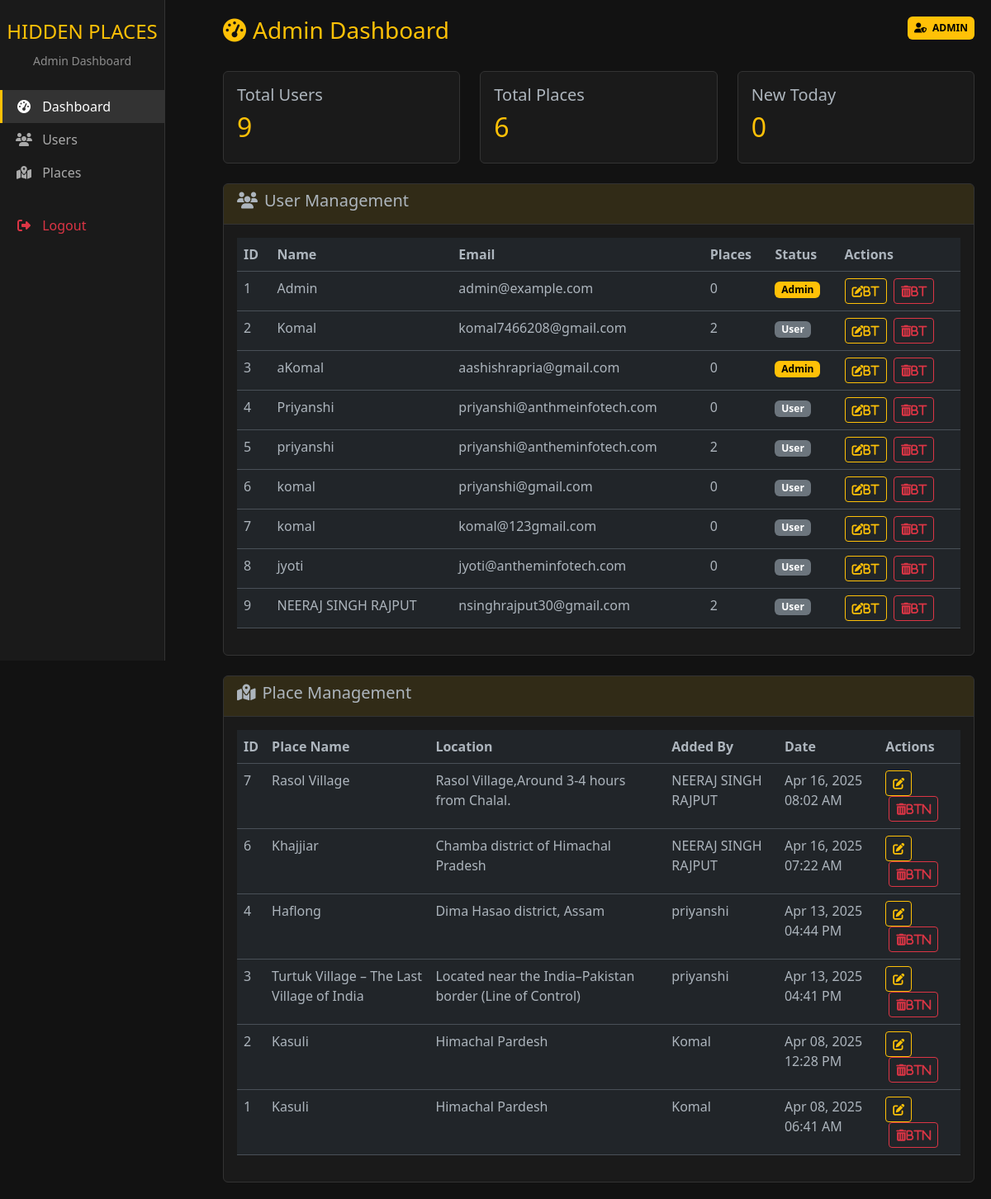
The app's page /admin/dashboard (signed in), older data.
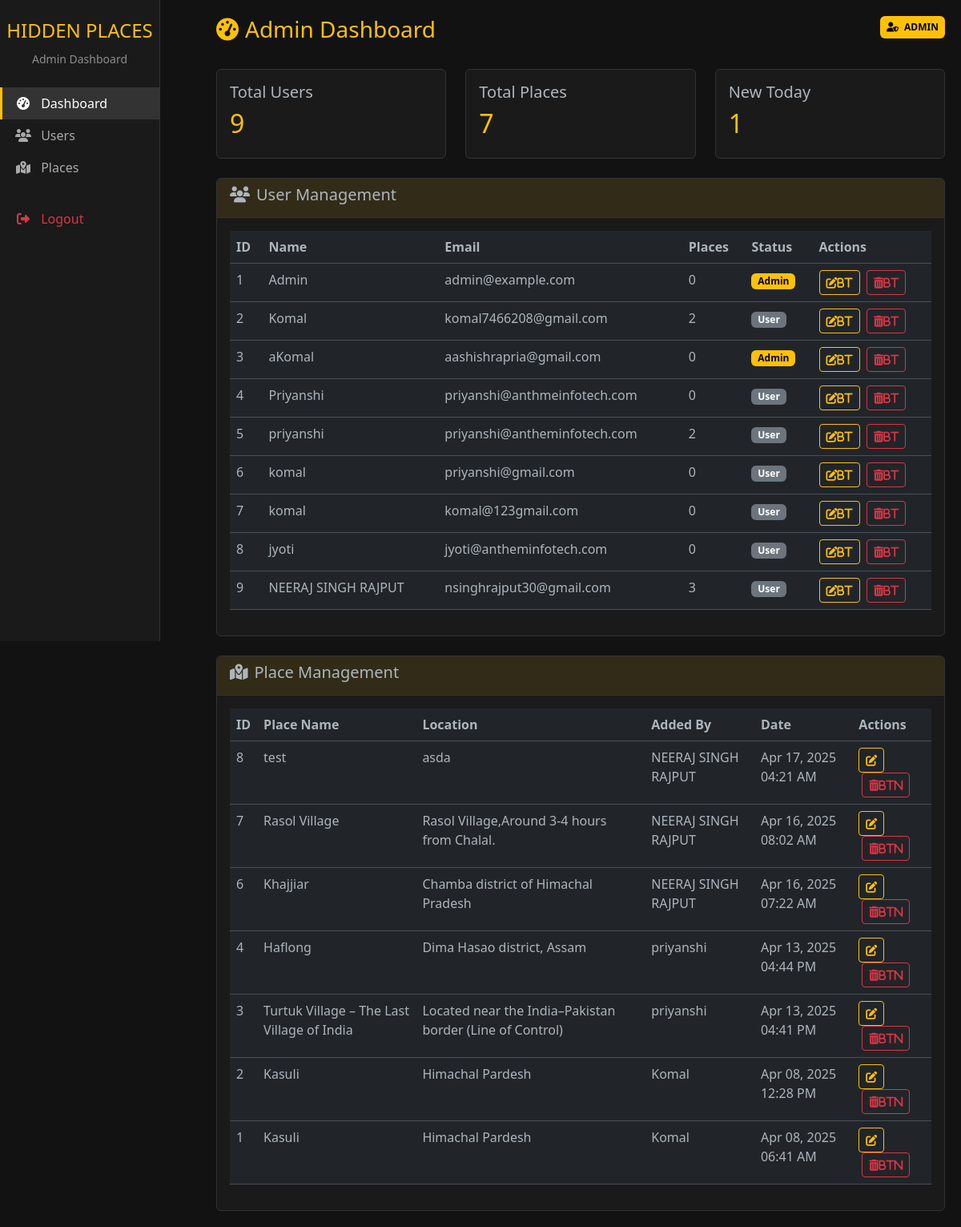
The same page, newer data.
### app.py (models this page shows)
class User(db.Model):
    id = db.Column(db.Integer, primary_key=True)
    email = db.Column(db.String(120), unique=True, nullable=False)
    first_name = db.Column(db.String(50), nullable=False)
    password = db.Column(db.String(200), nullable=False)
    is_admin = db.Column(db.Boolean, default=False)
    places = db.relationship('Place', backref='author', lazy=True)

class Place(db.Model):
    id = db.Column(db.Integer, primary_key=True)
    name = db.Column(db.String(100), nullable=False)
    location = db.Column(db.String(100), nullable=False)
    description = db.Column(db.Text, nullable=False)
    image = db.Column(db.String(100), nullable=False)
    best_time = db.Column(db.String(50))
    timestamp = db.Column(db.DateTime, default=datetime.utcnow)
    user_id = db.Column(db.Integer, db.ForeignKey('user.id'), nullable=False)

### app.py (the view)
@app.route('/admin/dashboard')
def admin_dashboard():
    if not session.get('is_admin'):
        flash("Admin access required", "danger")
        return redirect(url_for('login'))
    all_users = User.query.order_by(User.id).all()
    all_places = Place.query.order_by(Place.timestamp.desc()).all()
    today = datetime.utcnow().date()
    today_places = Place.query.filter(
        db.func.date(Place.timestamp) == today
    ).count()
    return render_template("admin_dashboard.html",
                         users=all_users,
                         places=all_places,
                         today_places=today_places)

### app.py (called while the page is built)
@app.template_filter('datetimeformat')
def datetimeformat(value, format='%b %d, %Y %I:%M %p'):
    return value.strftime(format)

@app.before_request
def check_admin_access():
    if request.path.startswith('/admin') and not request.endpoint == 'admin_login':
        if not session.get('is_admin'):
            flash("Admin access required", "danger")
            return redirect(url_for('login'))

### templates/admin_dashboard.html (shortened to what this page needs)
<!DOCTYPE html>
<html lang="en" data-bs-theme="dark">
<head>
    <link href="https://cdn.jsdelivr.net/npm/bootstrap@5.3.0/dist/css/bootstrap.min.css" rel="stylesheet">
    <link rel="stylesheet" href="https://cdnjs.cloudflare.com/ajax/libs/font-awesome/6.4.0/css/all.min.css">
</head>
<body>
    <div class="sidebar col-md-3 col-lg-2 d-md-block">
        <div class="text-center py-4">
            <h4 class="text-warning">HIDDEN PLACES</h4>
            <small class="text-white-50">Admin Dashboard</small>
        </div>
        <ul class="nav flex-column">
            <li class="nav-item">
                <a class="nav-link active" href="#">
                    <i class="fas fa-tachometer-alt"></i> Dashboard
                </a>
            </li>
            <li class="nav-item">
                <a class="nav-link" href="#users">
                    <i class="fas fa-users"></i> Users
                </a>
            </li>
            <li class="nav-item">
                <a class="nav-link" href="#places">
                    <i class="fas fa-map-marked-alt"></i> Places
                </a>
            </li>
            <li class="nav-item mt-4">
                <a class="nav-link text-danger" href="{{ url_for('logout') }}">
                    <i class="fas fa-sign-out-alt"></i> Logout
                </a>
            </li>
        </ul>
    </div>
    <div class="main-content">
        <div class="d-flex justify-content-between mb-4">
            <h3 class="text-warning">
                <i class="fas fa-tachometer-alt me-2"></i>Admin Dashboard
            </h3>
            <div class="text-end">
                <span class="badge badge-admin p-2">
                    <i class="fas fa-user-shield me-1"></i> ADMIN
                </span>
            </div>
        </div>
        <div class="row mb-4">
            <div class="col-md-4">
                <div class="card">
                    <div class="card-body">
                        <h5 class="card-title">Total Users</h5>
                        <h2 class="text-warning">{{ users|length }}</h2>
                    </div>
                </div>
            </div>
            <div class="col-md-4">
                <div class="card">
                    <div class="card-body">
                        <h5 class="card-title">Total Places</h5>
                        <h2 class="text-warning">{{ places|length }}</h2>
                    </div>
                </div>
            </div>
            <div class="col-md-4">
                <div class="card">
                    <div class="card-body">
                        <h5 class="card-title">New Today</h5>
                        <h2 class="text-warning">{{ today_places }}</h2>
                    </div>
                </div>
            </div>
        </div>
        <div class="card mb-4" id="users">
            <div class="card-header">
                <h5><i class="fas fa-users me-2"></i>User Management</h5>
            </div>
            <div class="card-body">
                <div class="table-responsive">
                    <table class="table table-hover">
                        <thead>
                            <tr>
                                <th>ID</th>
                                <th>Name</th>
                                <th>Email</th>
                                <th>Places</th>
                                <th>Status</th>
                                <th>Actions</th>
                            </tr>
                        </thead>
                        <tbody>
                            {% for user in users %}
                            <tr>
                                <td>{{ user.id }}</td>
                                <td>{{ user.first_name }}</td>
                                <td>{{ user.email }}</td>
                                <td>{{ user.places|length }}</td>
                                <td>
                                    {% if user.is_admin %}
                                        <span class="badge badge-admin">Admin</span>
                                    {% else %}
                                        <span class="badge bg-secondary">User</span>
                                    {% endif %}
                                </td>
                                <td>
                                    <button class="btn btn-sm btn-outline-warning">
                                        <i class="fas fa-edit">bt</i>
                                    </button>
                                    <button class="btn btn-sm btn-outline-danger ms-1">
                                        <i class="fas fa-trash-alt">bt</i>
                                    </button>
                                </td>
                            </tr>
                            {% endfor %}
                        </tbody>
                    </table>
                </div>
            </div>
        </div>
        <div class="card" id="places">
            <div class="card-header">
                <h5><i class="fas fa-map-marked-alt me-2"></i>Place Management</h5>
            </div>
            <div class="card-body">
                <div class="table-responsive">
                    <table class="table table-hover">
                        <thead>
                            <tr>
                                <th>ID</th>
                                <th>Place Name</th>
                                <th>Location</th>
                                <th>Added By</th>
                                <th>Date</th>
                                <th>Actions</th>
                            </tr>
                        </thead>
                        <tbody>
                            {% for place in places %}
                            <tr>
                                <td>{{ place.id }}</td>
                                <td>{{ place.name }}</td>
                                <td>{{ place.location }}</td>
                                <td>{{ place.author.first_name }}</td>
                                <td>{{ place.timestamp|datetimeformat }}</td>
                                <td>
                                    <a href="{{ url_for('edit_place', place_id=place.id) }}"
                                       class="btn btn-sm btn-outline-warning">
                                        <i class="fas fa-edit"></i>
                                    </a>
                                    <form action="{{ url_for('delete_place', place_id=place.id) }}"
                                          method="POST" style="display:inline;">
                                        <button type="submit" class="btn btn-sm btn-outline-danger ms-1">
                                            <i class="fas fa-trash-alt">btn</i>
                                        </button>
                                    </form>
                                </td>
                            </tr>
                            {% endfor %}
                        </tbody>
                    </table>
                </div>
            </div>
        </div>
    </div>
</body>
</html>

### templates/admin_dashboard.html (style rules this page uses)
:root { --dark-bg: #1a1a1a; --darker-bg: #121212; --yellow-accent: #ffc107; }
body { background: var(--darker-bg); color: #e0e0e0; }
.sidebar { background: var(--dark-bg); border-right: 1px solid #333; height: 100vh; position: fixed; }
.nav-link { color: #aaa; border-left: 3px solid transparent; }
.nav-link:hover, .nav-link.active { color: white; background: #333; border-left: 3px solid var(--yellow-accent); }
.nav-link i { width: 20px; text-align: center; margin-right: 8px; }
.card { background: var(--dark-bg); border: 1px solid #333; }
.card-header { border-bottom: 1px solid #333; background: rgba(255, 193, 7, 0.1); }
.table { color: #e0e0e0; }
.badge-admin { background: var(--yellow-accent); color: #000; }
.main-content { margin-left: 250px; padding: 20px; }

Row changes from the older to the newer data that the page shows:
computed for User "NEERAJ SINGH RAJPUT": places|length "2" → "3"
added Place: id "8", name "test", location "asda", author.first_name "NEERAJ SINGH RAJPUT", timestamp "Apr 17, 2025 04:21 AM"
Text that changed along with them:
{{ places|length }}: "6" → "7"
{{ today_places }}: "0" → "1"
